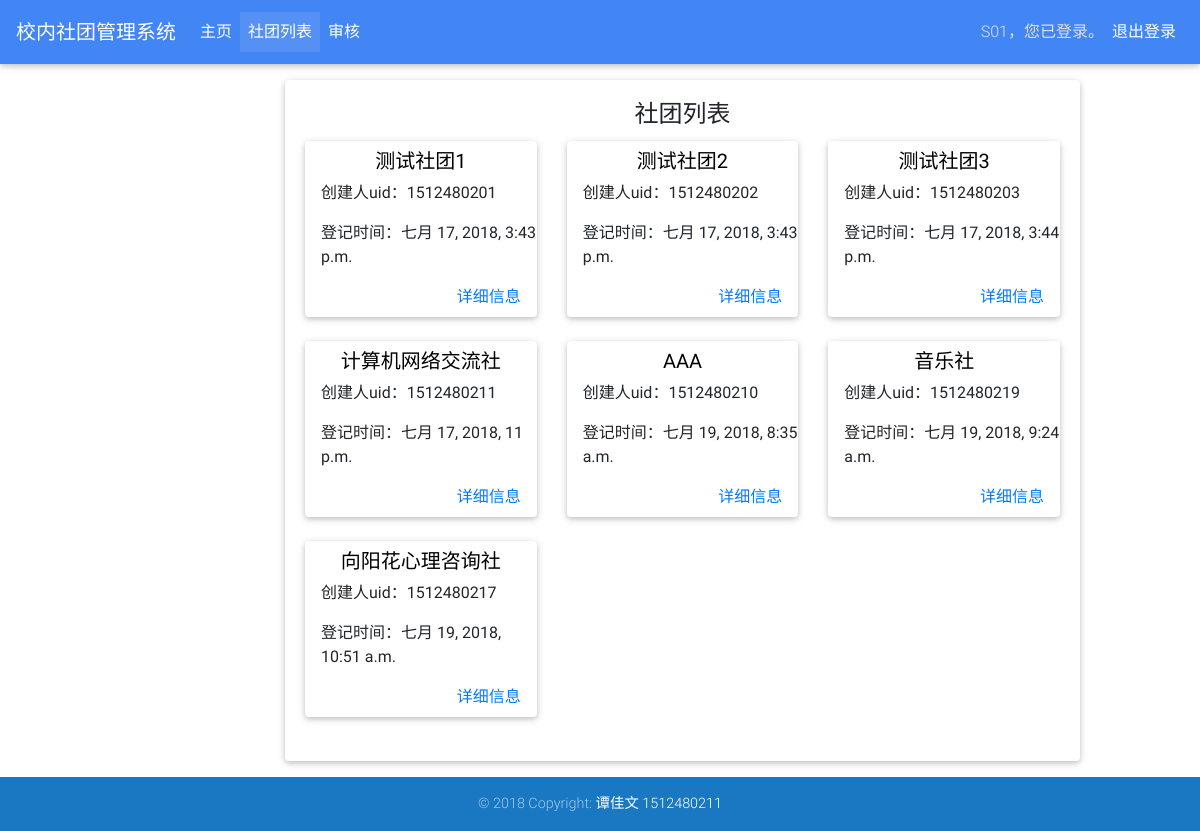
Screenshot of /staff/assoc/list/ (signed in) with the database file from the repository.
### AssocMgnt/models.py (models this page shows, shortened)
class User(AbstractUser):
    ROLE_FOUNDER = 0
    ROLE_STAFF = 1
    ROLE_ADMIN = 2
    ROLES = (
        (ROLE_FOUNDER, '社团创立者'),
        (ROLE_STAFF, '教务员工'),
        (ROLE_ADMIN, '系统管理员')
    )
    ROLES_TEXT = {
        0: 'founder',
        1: 'staff',
        2: 'admin',
    }
    uid = models.CharField(max_length=16, null=False, verbose_name='学号/员工号')
    realName = models.CharField(max_length=32, null=True, blank=True, verbose_name='真实姓名')
    role = models.IntegerField(choices=ROLES, default=0, verbose_name='角色')
    tel = models.CharField(max_length=48, null=True, blank=True, verbose_name='联系电话')
    createTime = models.DateTimeField(auto_now_add=True, verbose_name='注册时间')
    class Meta:
        verbose_name_plural = verbose_name = '用户'
        db_table = 'user'

class Association(models.Model):
    name = models.TextField(max_length=128, null=False, verbose_name='社团名称')
    founder = models.ForeignKey(User, on_delete=CASCADE, db_column='founder', related_name='founder',
                                verbose_name='创立者')
    introduction = models.TextField(verbose_name='简介', blank=True)
    parent = models.ForeignKey('self', on_delete=DO_NOTHING, db_column='parent_assoc', related_name='parent_assoc',
                               verbose_name='父级社团', blank=True, null=True, default=None)
    created = models.BooleanField(verbose_name='是否已创建', default=False)
    createTime = models.DateTimeField(auto_now_add=True, verbose_name='创建时间', blank=True)
    credit = models.IntegerField(default=100, null=False, verbose_name='信用点数', blank=True)
    deletionMark = models.BooleanField(default=False, verbose_name='解散标记', blank=True)
    deletionReason = models.TextField(null=True, verbose_name='解散原因', blank=True)
    deletionTime = models.DateTimeField(null=True, verbose_name='解散倒计时', blank=True)
    class Meta:
        verbose_name = verbose_name_plural = '社团'
        db_table = 'association'

### AssocMgnt/views/staff_views.py (the view)
@require_role(User.ROLE_STAFF)
def assoc_list(req: WSGIRequest):
    assoc_list = Association.objects.filter(created=True) \
        .exclude(deletionMark=True, deletionTime__lt=utcnow()).all()
    return render(req, 'staff/assoc_list.html',
                  {'assoc_list': assoc_list})

### AssocMgnt/views/__init__.py (called while the page is built)
@wraps(django_render)
def render(request, template_name, context):
    ctx = default_context(request)
    ctx.update(context)
    return django_render(request, template_name, context=ctx)

def default_context(request: WSGIRequest):
    return {'user': request.user,
            'params': request.content_params}

def require_role(role: int):
    def wrapper_outer(func):
        @wraps(func)
        def wrapper(request, *args, **kwargs):
            user = request.user
            if user.is_anonymous:
                return HttpResponseRedirect('/')
            if not user.is_active:
                return HttpResponseRedirect('/')
            if user.role != role:
                return HttpResponseRedirect('/')
            return func(request, *args, **kwargs)
        return wrapper
    return wrapper_outer

### AssocMgnt/views/staff_views.py (called while the page is built)
def utcnow():
    return datetime.utcnow().replace(tzinfo=timezone('UTC'))

### templates/staff/assoc_list.html (shortened to what this page needs)
{% extends "level1_staff.html" %}
{% block main %}
  <div class="card-title"><h4>社团列表</h4></div>
  <div class="row">
    {% for assoc in assoc_list %}
      <div class="col-4">
        <div class="card mb-4">
          <h5 class="font-weight-normal mt-2 mb-2"><a class="black-text"
                                                      href="/staff/assoc/{{ assoc.id }}/">{{ assoc.name }}</a></h5>
          <p class="text-left ml-3">创建人uid：{{ assoc.founder.uid }}</p>
          <p class="text-left ml-3">登记时间：{{ assoc.createTime }}</p>
          <a class="text-right mb-2 mr-3" href="/staff/assoc/{{ assoc.id }}/">详细信息</a>
        </div>
      </div>
    {% empty %}
      <div class="col-12">
        <p>系统内没有登记的社团。</p>
      </div>
    {% endfor %}
  </div>
{% endblock %}

### templates/header_snippet.html (shortened to what this page needs)
{% block header %}
  <header>
    <nav class="navbar fixed-top navbar-expand-lg navbar-dark primary-color scrolling-navbar">
      <a class="navbar-brand" href="#"><strong>校内社团管理系统</strong></a>
      <div class="collapse navbar-collapse" id="navbarSupportedContent">
        <ul class="navbar-nav mr-auto">
          <li class="nav-item {% if request.path == '/' %}active{% endif %}">
            <a class="nav-link" href="/">主页<span class="sr-only">(当前)</span></a>
          </li>
          {% if not user.is_anonymous %}
            {% if user.role == 0 %}
              <li class="nav-item{% if request.path == '/founder/assoc/list/' %} active{% endif %}">
                <a class="nav-link" href="/founder/assoc/list">我的社团</a>
              </li>
              <li class="nav-item{% if request.path == '/founder/app/list/' %} active{% endif %}">
                <a class="nav-link" href="/founder/app/list">我的申请</a>
              </li>
              <li class="nav-item{% if request.path == '/founder/bulletins/' %} active{% endif %}">
                <a class="nav-link" href="/founder/bulletins">其他社团</a>
              </li>
            {% elif user.role == 1 %}
              <li class="nav-item{% if request.path == '/staff/assoc/list/' %} active{% endif %}">
                <a class="nav-link" href="/staff/assoc/list">社团列表</a>
              </li>
              <li class="nav-item{% if request.path == '/staff/app/list/' %} active{% endif %}">
                <a class="nav-link" href="/staff/app/list">审核</a>
              </li>
            {% endif %}
          {% endif %}
        </ul>
        {% if not request.user.is_anonymous %}
          <ul class="navbar-nav mr-0">
            <li class="nav-item mt-2 text-light">
              {{ request.user.uid }}，您已登录。
            </li>
            <li class="nav-item">
              <a href="/logout" class="nav-link font-weight-normal">退出登录</a>
            </li>
          </ul>
        {% endif %}
      </div>
    </nav>
  </header>
{% endblock header %}

### rows the page displays
User: user.uid "S01"
Association: name "测试社团1", founder.uid "1512480201", createTime "七月 17, 2018, 3:43 p.m."
Association: name "测试社团2", founder.uid "1512480202", createTime "七月 17, 2018, 3:43 p.m."
Association: name "测试社团3", founder.uid "1512480203", createTime "七月 17, 2018, 3:44 p.m."
Association: name "计算机网络交流社", founder.uid "1512480211", createTime "七月 17, 2018, 11 p.m."
Association: name "AAA", founder.uid "1512480210", createTime "七月 19, 2018, 8:35 a.m."
Association: name "音乐社", founder.uid "1512480219", createTime "七月 19, 2018, 9:24 a.m."
Association: name "向阳花心理咨询社", founder.uid "1512480217", createTime "七月 19, 2018, 10:51 a.m."
